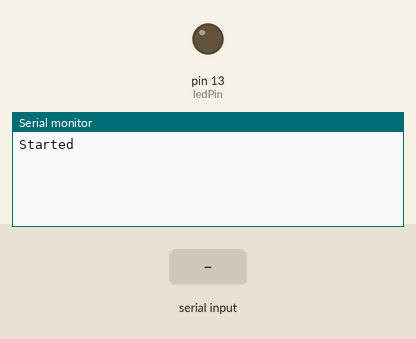
Bench run of a sketch on a simulated Arduino Uno, built with avr-gcc and run on an emulated ATmega328P. Parts: output pins drawn as LEDs (lit = HIGH), the last lines printed to the serial monitor. Inputs (shaded band) come from the test bench. Pins used as bus, display or sensor lines are not drawn.

Above: at 1.2 s.
1.3 s: "$GPGGA\n" received over the second serial link
At 1.9 s:
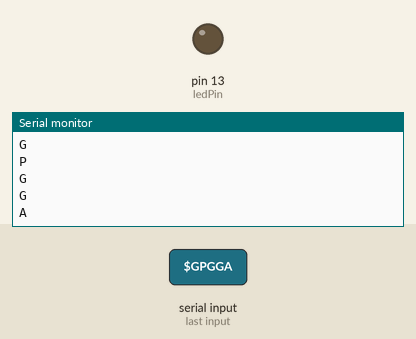
2.8 s: "1\n" received over the second serial link
At 3.7 s:
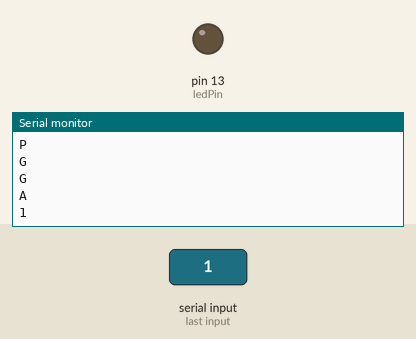

The sketch:

Starting_GPS.ino
```cpp
#include<SoftwareSerial.h>

// GPS Setup
#define rxGPS 0
#define txGPS 1
#define ledPin 13
SoftwareSerial serialGPS = SoftwareSerial(rxGPS, txGPS);
String stringGPS = "";

void setup() {
  pinMode(rxGPS, INPUT);
  pinMode(txGPS, OUTPUT);
  pinMode(ledPin, OUTPUT);

  digitalWrite(ledPin, LOW);


  Serial.begin(9600);
  Serial.println("Started");

  // GPS Setup
  serialGPS.begin(4800);
  digitalWrite(txGPS,HIGH);

  // Cut first gibberish
  while(serialGPS.available()){
    Serial.println("Available");
    if (serialGPS.read() == '\r')
      break;}
}

void loop()
{
  String s = checkGPS();
  //Serial.println(s);
  if(s && s.substring(0, 6) == "$GPGGA")
  {
    Serial.println(s);
  }
}

// Check GPS and returns string if full line recorded, else false
String checkGPS()
{
  if (serialGPS.available())
  {
    char c = serialGPS.read();
    Serial.println(c);
    if (c != '\n' && c != '\r')
    {
      stringGPS  = c;
      digitalWrite(ledPin, HIGH);
    }
    else
    {
      if (stringGPS != "")
      {
        //String tmp = stringGPS;
        String tmp = "toto";
        stringGPS = "";
        return tmp;
      }
    }
  }
  digitalWrite(ledPin, LOW);
  return "";
}
```

Measured:
- after the input at 1.3 s, the serial monitor: prints a new line at once (image 1)
- after the input at 2.8 s, the serial monitor: prints a new line at once (image 2)
